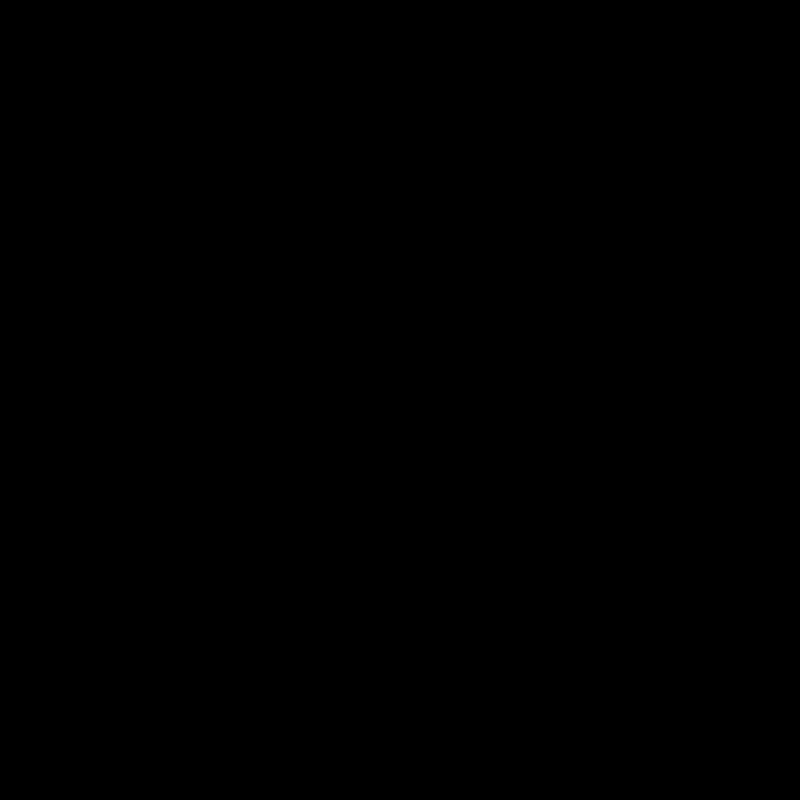
Frame 1 (no input)
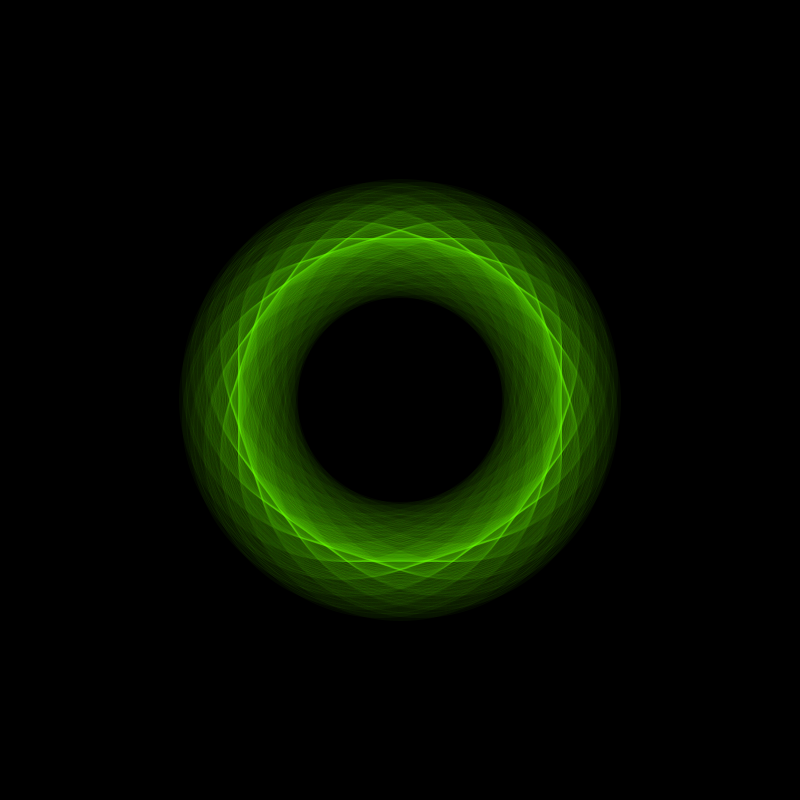
Frame 60 (the mouse pressed at the canvas centre just before this capture)
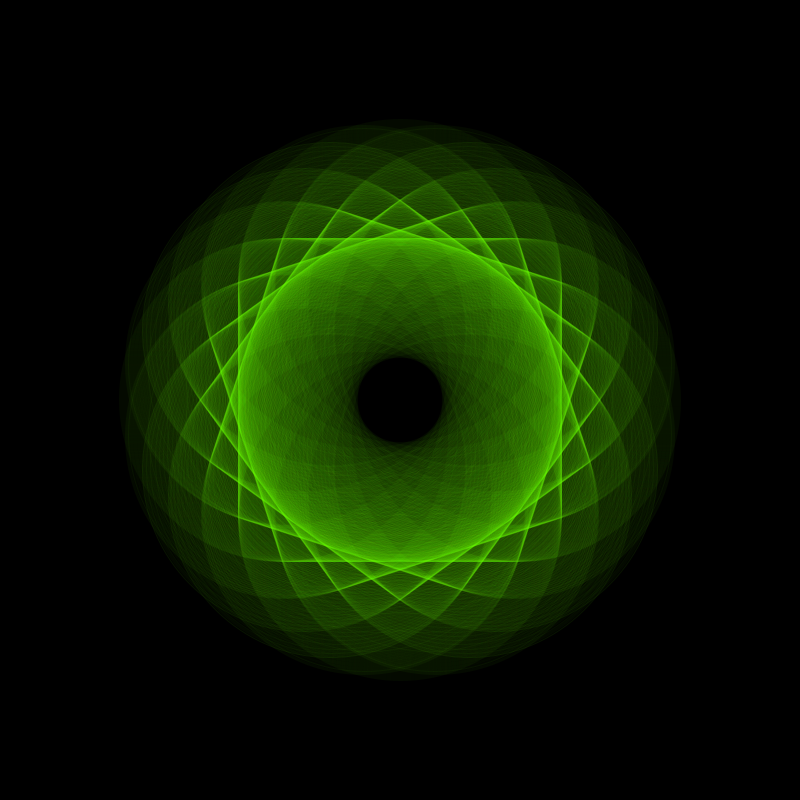
Frame 120 (the mouse held since frame 60 and released just before this capture)

The Processing sketch that drew these frames (run headless with seeded random() and noise(); from frame 60 on, the mouse is pressed at the canvas centre):

// Processing sketch: mySketch
// ── mySketch.pde
// https://www.openprocessing.org/sketch/392955

float circleSize = 800;
float radius = 2000;
float center = 400;

void setup() {
  size(800, 800); 
  background(0); 
	frameRate(20);
  colorMode(HSB, 360, 255, 140);
} 

void draw() {
  noFill();
  radius ++;
  for(float i=0; i<PI*2; i+=PI/10){
   	ellipse(cos(i)*radius+center, sin(i)*radius+center, circleSize, circleSize);
   }
  
  if(radius>250){
    radius=0;
    circleSize=random(0,500);
    stroke(random(360),255,255,10);
  }
}
